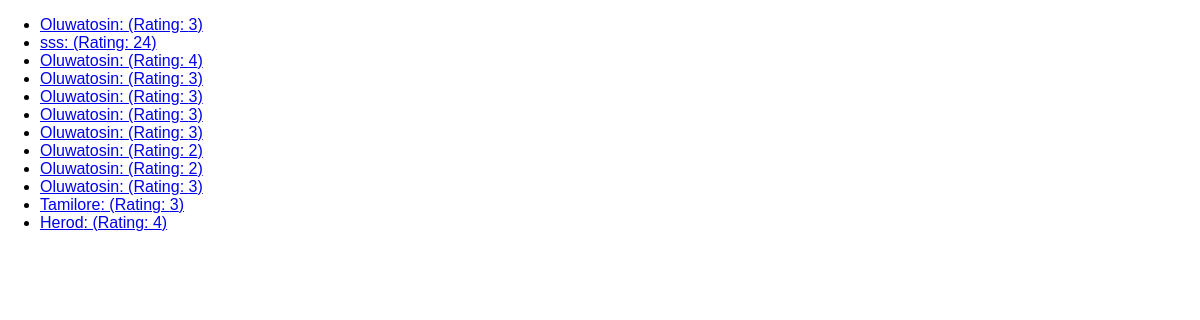
The app's page /reviews with its own data.
### reviews/models.py (models this page shows)
class Review(models.Model):
    user_name = models.CharField(max_length=200)
    review_text = models.TextField()
    rating = models.IntegerField()

### reviews/views.py (the view)
# urls.py: path("reviews",views.ReviewListView.as_view()),
class ReviewListView(ListView):
    template_name = "reviews/review_list.html"
    model = Review
    context_object_name = "review_lst"

### reviews/templates/reviews/review_list.html (shortened to what this page needs)
{% extends "reviews/base.html" %}
{% block content %}
    <ul>
        {% for review in review_lst  %}
            <li>
                <a href="{% url "review_detail" review.id %}"> {{review.user_name}}: (Rating: {{review.rating}})</a>
            </li>
        {% endfor %}
    </ul>
{% endblock content %}

### reviews/templates/reviews/base.html (shortened to what this page needs)
{% load static %}
<!DOCTYPE html>
<html lang="en">
<head>
    <link rel="stylesheet" href="{% static "reviews/styles.css" %}">
</head>
<body>
    {% block content %}
    {% endblock content %}
</body>
</html>

### reviews/static/reviews/styles.css (style rules this page uses)
body { font-family: sans-serif; margin: 0; }

### records on screen
Review: user_name "Oluwatosin", rating "3"
Review: user_name "sss", rating "24"
Review: user_name "Oluwatosin", rating "4"
Review: user_name "Oluwatosin", rating "3"
Review: user_name "Oluwatosin", rating "3"
Review: user_name "Oluwatosin", rating "3"
Review: user_name "Oluwatosin", rating "3"
Review: user_name "Oluwatosin", rating "2"
Review: user_name "Oluwatosin", rating "2"
Review: user_name "Oluwatosin", rating "3"
Review: user_name "Tamilore", rating "3"
Review: user_name "Herod", rating "4"
